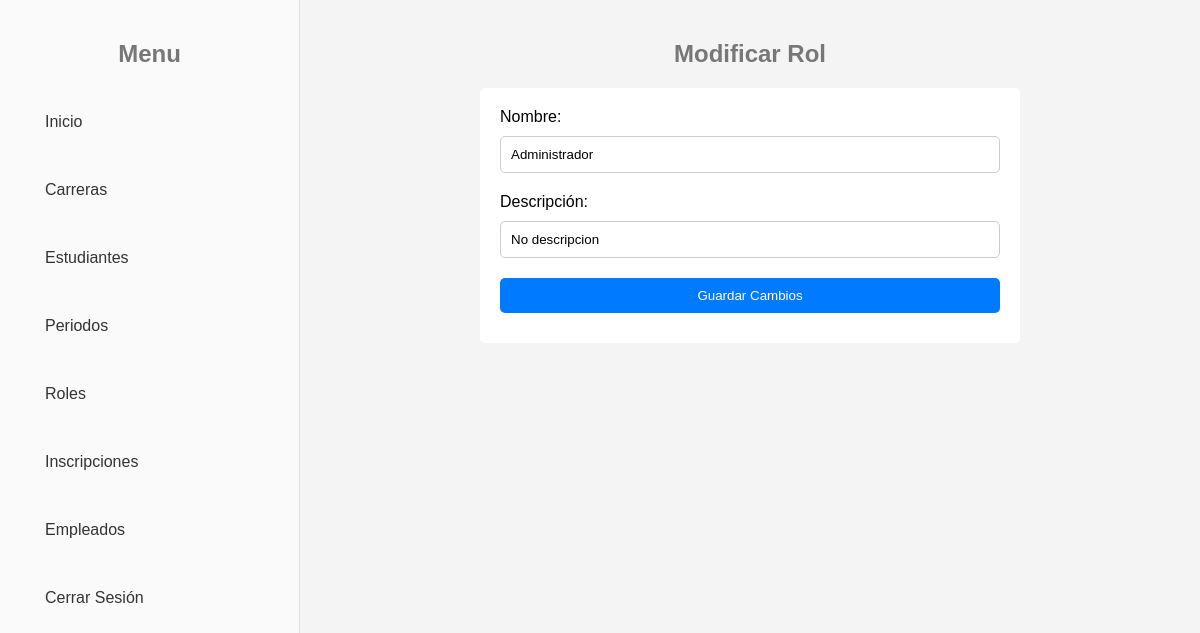
The app's page /views/gestionarRoles/modificarRoles.php?id=1, older data.
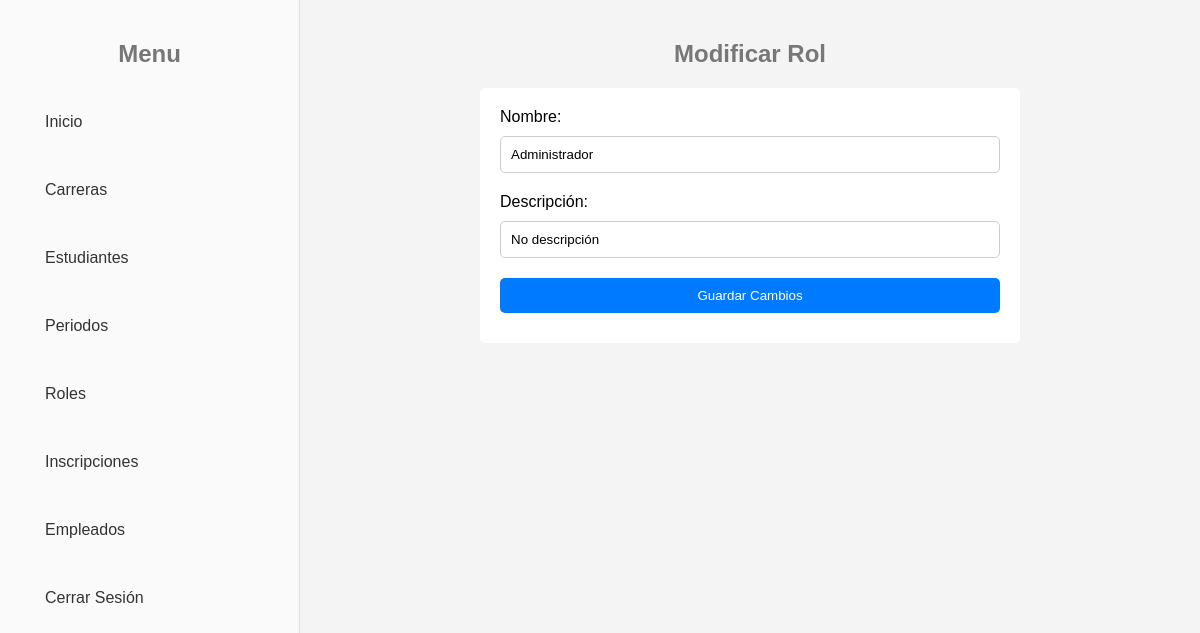
The same page, newer data.
### tables this page shows
CREATE TABLE roles(
    ID INT NOT NULL AUTO_INCREMENT,
    name VARCHAR(50) NOT NULL,
    description VARCHAR(100),
    PRIMARY KEY(ID)
);

### controllers/conexion.php (called while the page is built, shortened)
<?php
    class Connection {
        private static $instance = null;
        private $con;
        private function __construct() {
            $this->con = new mysqli("localhost:3306", "root", "", "studentDB");
        }
        public static function getInstance() {
            if(!self::$instance) {
                self::$instance = new Connection();
            }
            return self::$instance;
        }
        public function getConnection() {
            return $this->con;
        }
    }

### controllers/clases/rol.php (called while the page is built, shortened)
<?php
include_once(__DIR__ . '/../conexion.php');
class Role {
    private $con;
    public function __construct()
    {
        $this->con = Connection::getInstance()->getConnection();
    }
    public function getRoleByID($id) {
        $stmt = $this->con->prepare("SELECT * FROM roles WHERE ID = ? LIMIT 1");
        $stmt->bind_param("i", $id);
        if (!$stmt->execute()) {
            throw new Exception('Error al buscar el rol por ID: ' . $stmt->error);
        }
        $result = $stmt->get_result();
        if ($result->num_rows > 0) {
            return $result->fetch_assoc();
        } else {
            return false;
        }
    }
}

### views/gestionarRoles/modificarRoles.php (the view, shortened to what this page needs)
<?php
include_once('../../controllers/clases/rol.php');
$roleID = $_GET['id'];
$role = new Role();
$roleDetails = $role->getRoleByID($roleID);
?>
<?php
include('../templates/encabezadoConfig.php');
?>
<body>
    <div class="sidebarBackground">
        <?php include('../templates/menus/menuAdministrador.php') ?>
    </div>
    <div class="content">
        <h2>Modificar Rol</h2>
        <form id="form" action="../../controllers/gestionarRoles/modificarRoles.php?id=<?=$roleID?>" method="post">
            <div class="form-group">
                <label for="name">Nombre:</label>
                <input type="text" id="name" name="name" value="<?=$roleDetails['name']?>">
            </div>
            <div class="form-group">
                <label for="description">Descripción:</label>
                <input type="text" id="description" name="description" value="<?=$roleDetails['description']?>">
            </div>
            <input type="submit" value="Guardar Cambios">
        </form>
    </div>
</body>
</html>

Row changes from the older to the newer data that the page shows:
changed roles "Administrador": description "No descripcion" → "No descripción"
